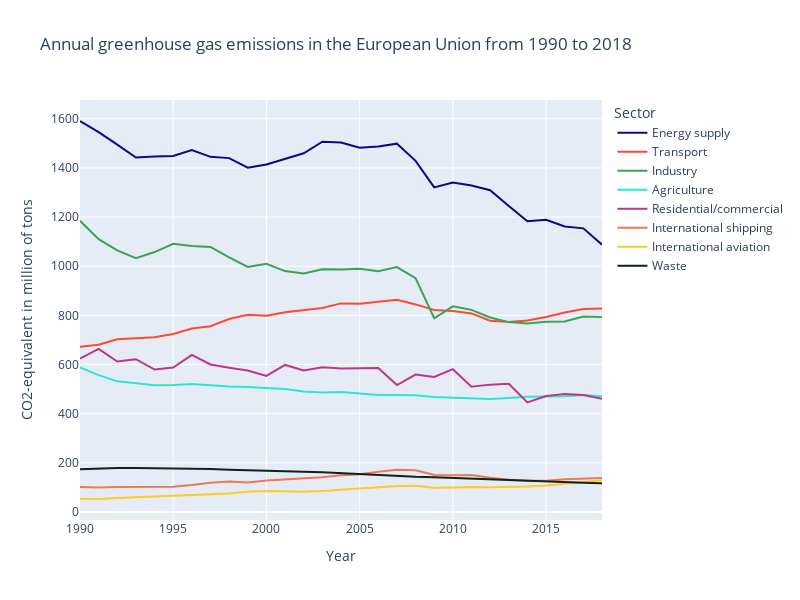

Source (notebook cell):
### Markdown cell above
Create a line chart:

### Code cell
fig = px.line(data, x = "year", y = "emission", color = "sector", line_group = "sector",
              labels={"year": "Year", "emission": "CO2-equivalent in million of tons", "sector": "Sector"},
              title="Annual greenhouse gas emissions in the European Union from 1990 to 2018", color_discrete_map={
                "Energy supply": '#0d0887',
                "Transport": '#FF4933',
                "Industry": '#38A457',
                "Agriculture": '#2EE6D0',
                "Residential/commercial": '#bd3786',
                "International shipping": '#ed7953',
                "International aviation": '#fdca26',
                "Waste": '#112317'})

fig.update_layout(
    autosize=False,
    width=800,
    height=600)
fig.show()

### Figure 1 — Plotly figure (JSON) as saved in the notebook; plotly's stock layout.template omitted (floating-point values rounded to 4 significant figures)
{"data": [{"hovertemplate": "Sector=Energy supply<br>Year=%{x}<br>CO2-equivalent in million of tons=%{y}<extra></extra>", "legendgroup": "Energy supply", "line": {"color": "#0d0887", "dash": "solid"}, "mode": "lines", "name": "Energy supply", "orientation": "v", "showlegend": true, "type": "scatter", "x": [1990, 1991, 1992, 1993, 1994, 1995, 1996, 1997, 1998, 1999, 2000, 2001, 2002, 2003, 2004, 2005, 2006, 2007, 2008, 2009, 2010, 2011, 2012, 2013, 2014, 2015, 2016, 2017, 2018], "xaxis": "x", "y": [1591.0, 1546.0, 1495, 1443.0, 1447.0, 1449.0, 1473, 1445.0, 1440.0, 1401.0, 1414.0, 1437.0, 1460.0, 1507.0, 1503.0, 1482.0, 1487, 1499.0, 1429.0, 1321.0, 1340.0, 1328.0, 1309.0, 1246.0, 1183.0, 1189.0, 1162.0, 1154.0, 1088.0], "yaxis": "y"}, {"hovertemplate": "Sector=Transport<br>Year=%{x}<br>CO2-equivalent in million of tons=%{y}<extra></extra>", "legendgroup": "Transport", "line": {"color": "#FF4933", "dash": "solid"}, "mode": "lines", "name": "Transport", "orientation": "v", "showlegend": true, "type": "scatter", "x": [1990, 1991, 1992, 1993, 1994, 1995, 1996, 1997, 1998, 1999, 2000, 2001, 2002, 2003, 2004, 2005, 2006, 2007, 2008, 2009, 2010, 2011, 2012, 2013, 2014, 2015, 2016, 2017, 2018], "xaxis": "x", "y": [672.7, 680.9, 703, 706.3, 711.5, 724.3, 746.4, 756.2, 785.5, 802.3, 798.6, 812.4, 821.2, 830.5, 848.9, 847.4, 855.5, 863.9, 844.7, 821.8, 818.1, 808.1, 778.3, 773.2, 779.2, 793.5, 811.8, 825.6, 828], "yaxis": "y"}, {"hovertemplate": "Sector=Industry<br>Year=%{x}<br>CO2-equivalent in million of tons=%{y}<extra></extra>", "legendgroup": "Industry", "line": {"color": "#38A457", "dash": "solid"}, "mode": "lines", "name": "Industry", "orientation": "v", "showlegend": true, "type": "scatter", "x": [1990, 1991, 1992, 1993, 1994, 1995, 1996, 1997, 1998, 1999, 2000, 2001, 2002, 2003, 2004, 2005, 2006, 2007, 2008, 2009, 2010, 2011, 2012, 2013, 2014, 2015, 2016, 2017, 2018], "xaxis": "x", "y": [1185.0, 1110.0, 1064.0, 1033, 1058.0, 1091.0, 1083.0, 1078.0, 1036.0, 997.4, 1010.0, 980.2, 970.2, 988.1, 986.3, 989.6, 980, 996.4, 951.6, 788.5, 836.7, 822.5, 791.4, 772.7, 767.2, 773.7, 775.3, 795.2, 793.1], "yaxis": "y"}, {"hovertemplate": "Sector=Agriculture<br>Year=%{x}<br>CO2-equivalent in million of tons=%{y}<extra></extra>", "legendgroup": "Agriculture", "line": {"color": "#2EE6D0", "dash": "solid"}, "mode": "lines", "name": "Agriculture", "orientation": "v", "showlegend": true, "type": "scatter", "x": [1990, 1991, 1992, 1993, 1994, 1995, 1996, 1997, 1998, 1999, 2000, 2001, 2002, 2003, 2004, 2005, 2006, 2007, 2008, 2009, 2010, 2011, 2012, 2013, 2014, 2015, 2016, 2017, 2018], "xaxis": "x", "y": [588.5, 557, 531.7, 523.6, 516, 516.6, 520.5, 515.4, 510.3, 508.3, 503.4, 500.2, 490.7, 486.4, 488.2, 482, 475.9, 476.4, 475.5, 467.7, 465, 463.8, 460.2, 463.9, 468.9, 470.5, 471.4, 475.7, 470.9], "yaxis": "y"}, {"hovertemplate": "Sector=Residential/commercial<br>Year=%{x}<br>CO2-equivalent in million of tons=%{y}<extra></extra>", "legendgroup": "Residential/commercial", "line": {"color": "#bd3786", "dash": "solid"}, "mode": "lines", "name": "Residential/commercial", "orientation": "v", "showlegend": true, "type": "scatter", "x": [1990, 1991, 1992, 1993, 1994, 1995, 1996, 1997, 1998, 1999, 2000, 2001, 2002, 2003, 2004, 2005, 2006, 2007, 2008, 2009, 2010, 2011, 2012, 2013, 2014, 2015, 2016, 2017, 2018], "xaxis": "x", "y": [624.2, 663.4, 612.1, 621.9, 579.6, 588.1, 639.3, 600.4, 587.4, 575.7, 553.7, 598.4, 576.2, 589.2, 583.6, 584.9, 586.4, 516.5, 559.4, 549.2, 581.3, 509.6, 518.3, 521.4, 445.8, 472.1, 479.7, 476.4, 460.5], "yaxis": "y"}, {"hovertemplate": "Sector=International shipping<br>Year=%{x}<br>CO2-equivalent in million of tons=%{y}<extra></extra>", "legendgroup": "International shipping", "line": {"color": "#ed7953", "dash": "solid"}, "mode": "lines", "name": "International shipping", "orientation": "v", "showlegend": true, "type": "scatter", "x": [1990, 1991, 1992, 1993, 1994, 1995, 1996, 1997, 1998, 1999, 2000, 2001, 2002, 2003, 2004, 2005, 2006, 2007, 2008, 2009, 2010, 2011, 2012, 2013, 2014, 2015, 2016, 2017, 2018], "xaxis": "x", "y": [101.9, 100.2, 101.6, 102.5, 102.9, 102.6, 109.5, 118.7, 123.7, 120.6, 128, 132.6, 138.6, 141.1, 149.4, 153.4, 164.1, 171.5, 169.5, 150.8, 149.9, 150.4, 139.1, 130.9, 127.4, 127.1, 133.2, 135.6, 138.4], "yaxis": "y"}, {"hovertemplate": "Sector=International aviation<br>Year=%{x}<br>CO2-equivalent in million of tons=%{y}<extra></extra>", "legendgroup": "International aviation", "line": {"color": "#fdca26", "dash": "solid"}, "mode": "lines", "name": "International aviation", "orientation": "v", "showlegend": true, "type": "scatter", "x": [1990, 1991, 1992, 1993, 1994, 1995, 1996, 1997, 1998, 1999, 2000, 2001, 2002, 2003, 2004, 2005, 2006, 2007, 2008, 2009, 2010, 2011, 2012, 2013, 2014, 2015, 2016, 2017, 2018], "xaxis": "x", "y": [53.7, 53, 56.7, 59.6, 62.3, 65.7, 68.7, 71.5, 75.8, 82.2, 85.4, 84.5, 82, 85.7, 90.6, 96.1, 101.1, 105.8, 107.2, 98.4, 100.1, 102.3, 101.2, 102.2, 104, 107.9, 114.4, 123.4, 129.2], "yaxis": "y"}, {"hovertemplate": "Sector=Waste<br>Year=%{x}<br>CO2-equivalent in million of tons=%{y}<extra></extra>", "legendgroup": "Waste", "line": {"color": "#112317", "dash": "solid"}, "mode": "lines", "name": "Waste", "orientation": "v", "showlegend": true, "type": "scatter", "x": [1990, 1991, 1992, 1993, 1994, 1995, 1996, 1997, 1998, 1999, 2000, 2001, 2002, 2003, 2004, 2005, 2006, 2007, 2008, 2009, 2010, 2011, 2012, 2013, 2014, 2015, 2016, 2017, 2018], "xaxis": "x", "y": [174, 177, 178.9, 179.3, 178.5, 178.3, 177.5, 175.1, 172.5, 169.8, 169, 167.1, 164.3, 162.3, 158, 153.8, 150.7, 147.1, 143.6, 141.7, 138.8, 135.2, 132.5, 129.1, 125.4, 123.4, 120.8, 119.3, 117.2], "yaxis": "y"}], "layout": {"autosize": false, "height": 600, "legend": {"title": {"text": "Sector"}, "tracegroupgap": 0}, "title": {"text": "Annual greenhouse gas emissions in the European Union from 1990 to 2018"}, "width": 800, "xaxis": {"anchor": "y", "domain": [0, 1], "title": {"text": "Year"}}, "yaxis": {"anchor": "x", "domain": [0, 1], "title": {"text": "CO2-equivalent in million of tons"}}}}
